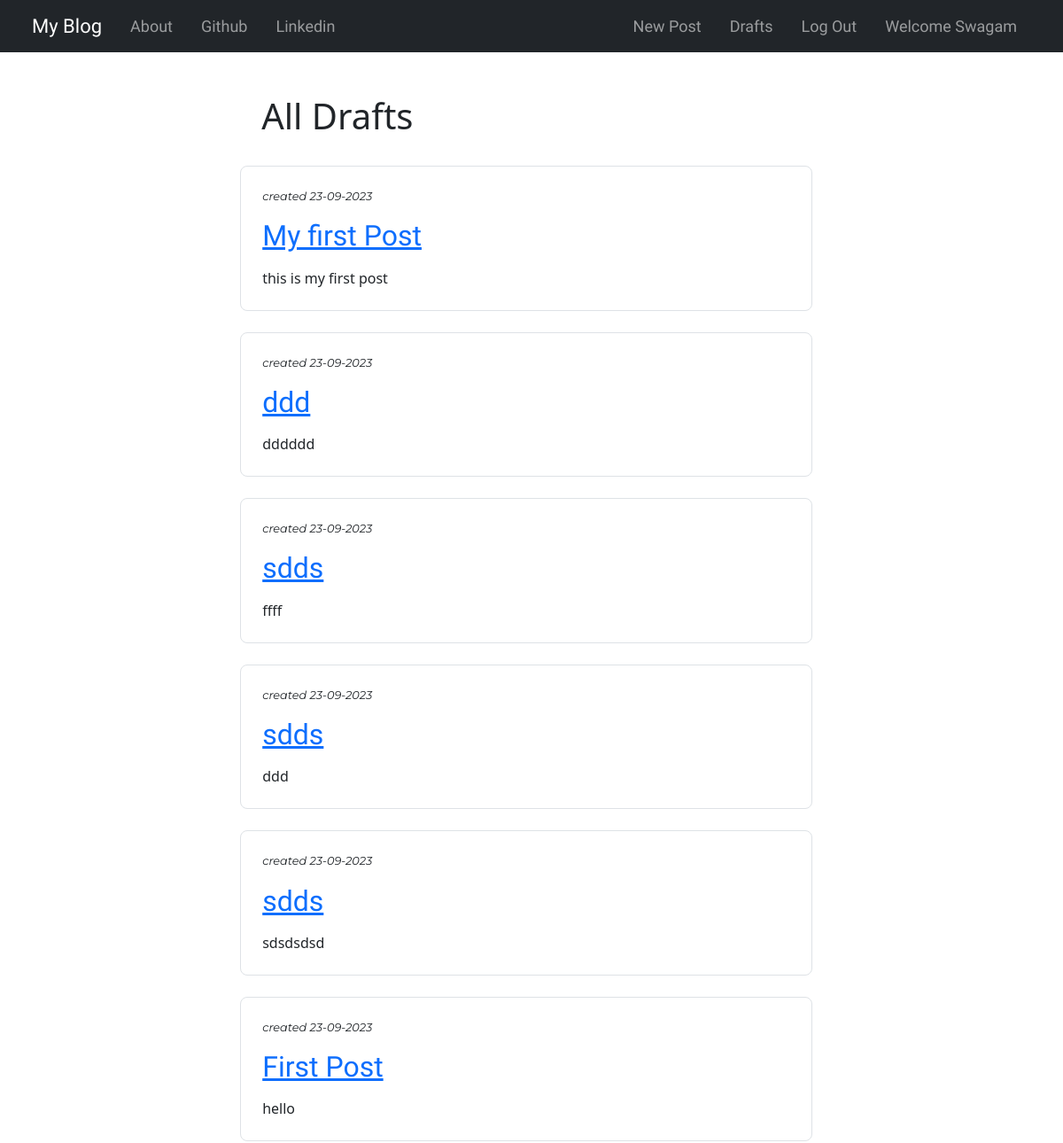
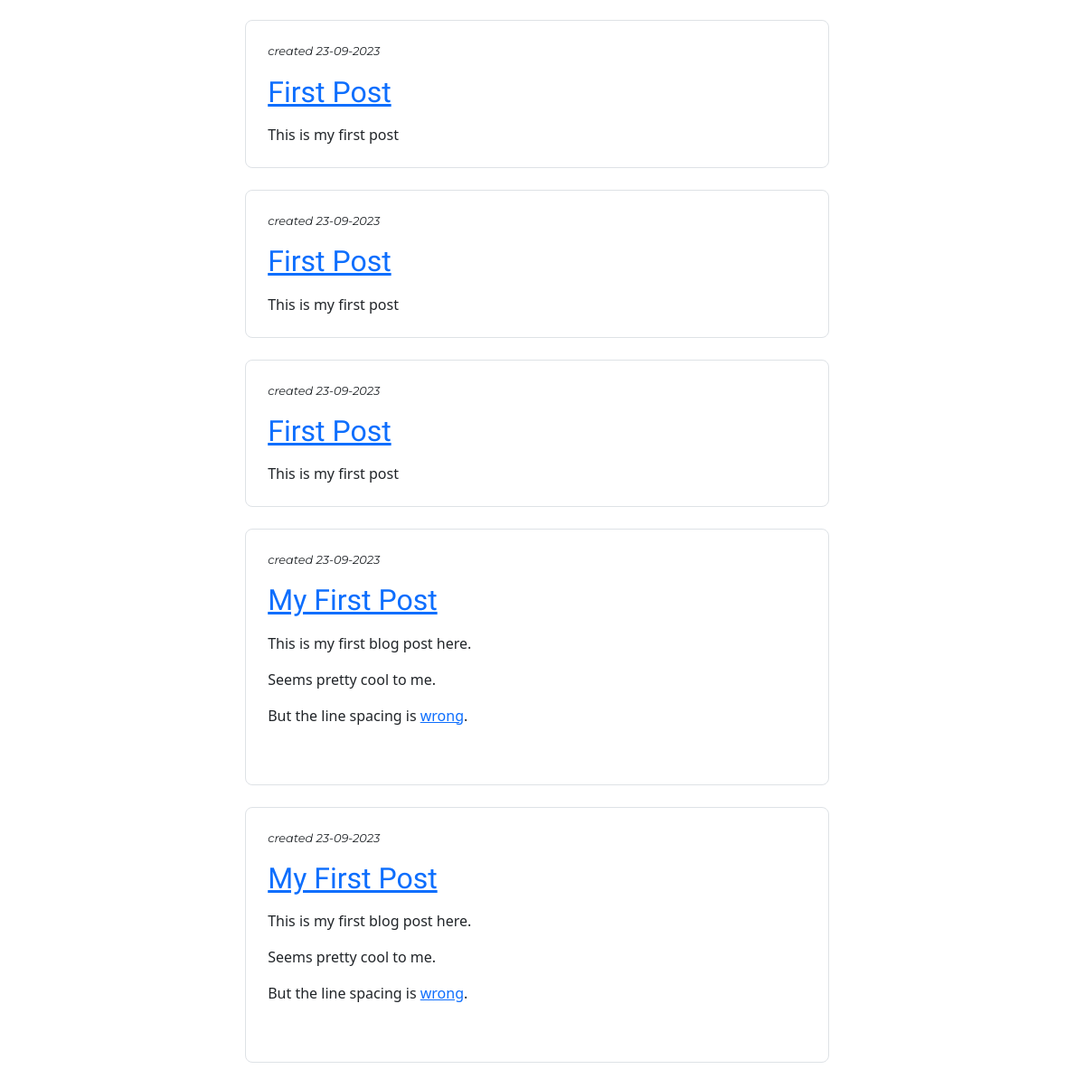
Page /drafts/ (signed in) on the committed database (2 pictures, top to bottom).
### blog/models.py (models this page shows, shortened)
class Post(models.Model):
    author = models.ForeignKey("auth.User", on_delete=models.CASCADE)
    title = models.CharField(max_length=200)
    text = models.TextField()
    date = models.DateTimeField(default=timezone.now)
    published_date = models.DateTimeField(blank=True, null=True)

### blog/views.py (the view)
# urls.py: path('drafts/', views.DraftListView.as_view(), name='post_draft_list'),
class DraftListView(LoginRequiredMixin, ListView):
    model = Post
    login_url = 'login/'
    redirect_field_name = 'blog/post_draft_list.html'
    context_object_name = "draft_list"
    template_name = "blog/post_draft_list.html"
    def get_queryset(self):
        return Post.objects.filter(published_date__isnull=True).order_by('-date')

### blog/templates/blog/post_draft_list.html
{% extends 'blog/base.html' %}
{% block body_block %}
    <div class="container my-5" style="width:60%;">
        <h1 class="mx-4">All Drafts</h1>
        <br>
        {% for draft in draft_list %}
        <div class="px-4 pt-4 pb-2 mb-4 shadow-4 rounded-3 centerstage border">
            <p class="listdateblog"><i>created {{ draft.date|date:'d-m-Y' }}</i></p>
            <h1 class="listtitleblog loader"><a href="{% url 'blog:post_detail' pk=draft.pk %}">{{ draft.title|safe }}</a></h1>
            <p class="postcontent my-3">{{ draft.text|truncatechars:200|safe }}</p>
        </div>
        {% endfor %}
    </div>
{% endblock %}

### blog/templates/blog/base.html (shortened to what this page needs)
<!DOCTYPE html>
{% load static %}
{% load bootstrap_icons %}
<html lang="en">
<head>
    <link href="https://cdn.jsdelivr.net/npm/bootstrap@5.3.2/dist/css/bootstrap.min.css" rel="stylesheet">
    <link rel="stylesheet" href="//cdn.jsdelivr.net/npm/medium-editor@latest/dist/css/medium-editor.min.css" type="text/css" media="screen" charset="utf-8">
    <link rel="stylesheet" href="{% static 'css/blog.css' %}">
</head>
<body>
    <nav class="navbar navbar-expand-lg navbar-dark bg-dark navbar-static-top techfont">
        <div class="container-fluid mx-4">
          <a class="navbar-brand bigbrand" href="{% url 'blog:post_list' %}">My Blog</a>
          <div class="collapse navbar-collapse justify-content-between" id="navbarNavAltMarkup">
            <div class="navbar-nav">
                <a class="nav-link mx-2" href="{% url 'blog:about' %}">About</a>
              <a class="nav-link mx-2" href="https://github.com/">Github</a>
              <a class="nav-link mx-2" href="https://linkedin.com/">Linkedin</a>
            </div>
            <div class="navbar-nav">
                {% if user.is_authenticated %}
                    <a class="nav-link mx-2" href="{% url 'blog:post_new' %}">New Post</a>
                    <a class="nav-link mx-2" href="{% url 'blog:post_draft_list' %}">Drafts</a>
                    <a class="nav-link mx-2" href="{% url 'logout' %}">Log Out</a>
                    <a class="nav-link mx-2">Welcome {{ user.username }}</a>
                    {% else %}
                    <a class="nav-link mx-2" href="{% url 'login' %}"><span>{% bs_icon 'person-fill' size='1.5em' %}</span></a>
                {% endif %}
            </div>
          </div>
        </div>
    </nav>
    <div class="content container m-4">
        {% block body_block %}
        {% endblock %}
    </div>
</body>
</html>

### blog/static/css/blog.css (style rules this page uses)
.techfont { font-family: 'Mooli', sans-serif; font-size: 18px; margin-bottom: 10px; }
.bigbrand { font-size: 22px; }
.centerstage { margin-left: auto; margin-right: auto; }
.listtitleblog { font-family: 'Mooli', sans-serif; font-size: 2em; text-align: left; }
.postcontent { font-family: 'Montserrat'; font-size: 1em; }
.listdateblog { font-family: 'Montserrat'; font-size: 0.8em; }
.loader { filter:hue-rotate(0deg); color:linear-gradient(45deg,#0f8,#08f); animation:hue 10000ms infinite linear; }

### rows in the picture
Post: date "23-09-2023", title "My first Post", text "this is my first post"
Post: date "23-09-2023", title "ddd", text "dddddd"
Post: date "23-09-2023", title "sdds", text "ffff"
Post: date "23-09-2023", title "sdds", text "ddd"
Post: date "23-09-2023", title "sdds", text "sdsdsdsd"
Post: date "23-09-2023", title "First Post", text "hello"
Post: date "23-09-2023", title "First Post", text "This is my first post"
Post: date "23-09-2023", title "First Post", text "This is my first post"
Post: date "23-09-2023", title "First Post", text "This is my first post"
Post: date "23-09-2023", title "My First Post", text "This is my first blog post here. Seems pretty cool to me. But the line spacing is wrong ."
Post: date "23-09-2023", title "My First Post", text "This is my first blog post here. Seems pretty cool to me. But the line spacing is wrong ."

### other values in the picture
{{ user.username }} "Swagam"
